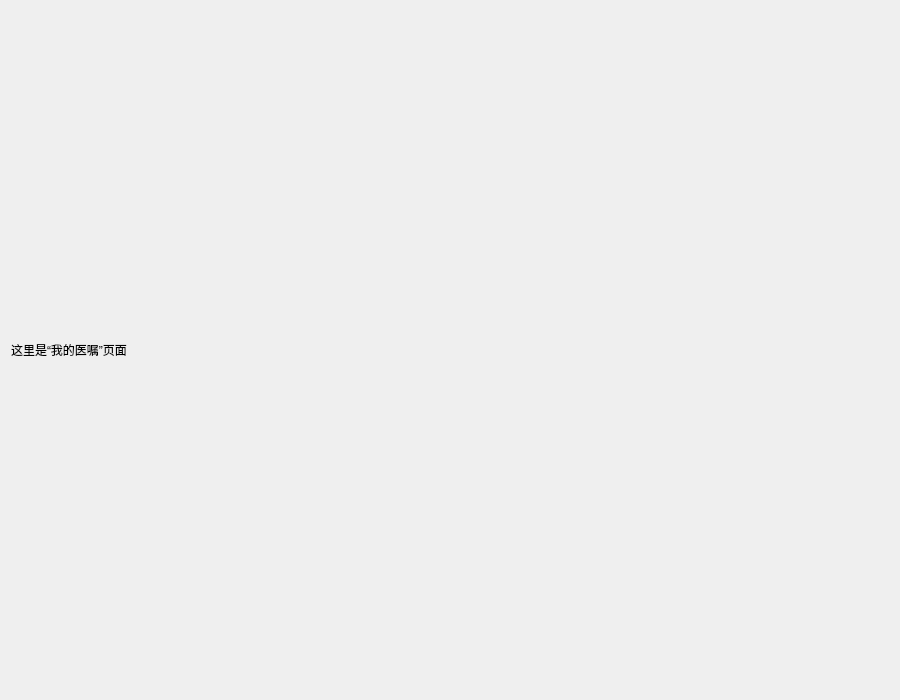
<?xml version="1.0" encoding="UTF-8"?>
<ui version="4.0">
 <class>Page_Prescriptions</class>
 <widget class="QWidget" name="Page_Prescriptions">
  <property name="geometry">
   <rect>
    <x>0</x>
    <y>0</y>
    <width>900</width>
    <height>700</height>
   </rect>
  </property>
  <property name="windowTitle">
   <string>我的医嘱</string>
  </property>
  <layout class="QVBoxLayout" name="verticalLayout">
   <item>
    <widget class="QLabel" name="label">
     <property name="text">
      <string>这里是“我的医嘱”页面</string>
     </property>
    </widget>
   </item>
  </layout>
 </widget>
 <resources/>
 <connections/>
</ui>
